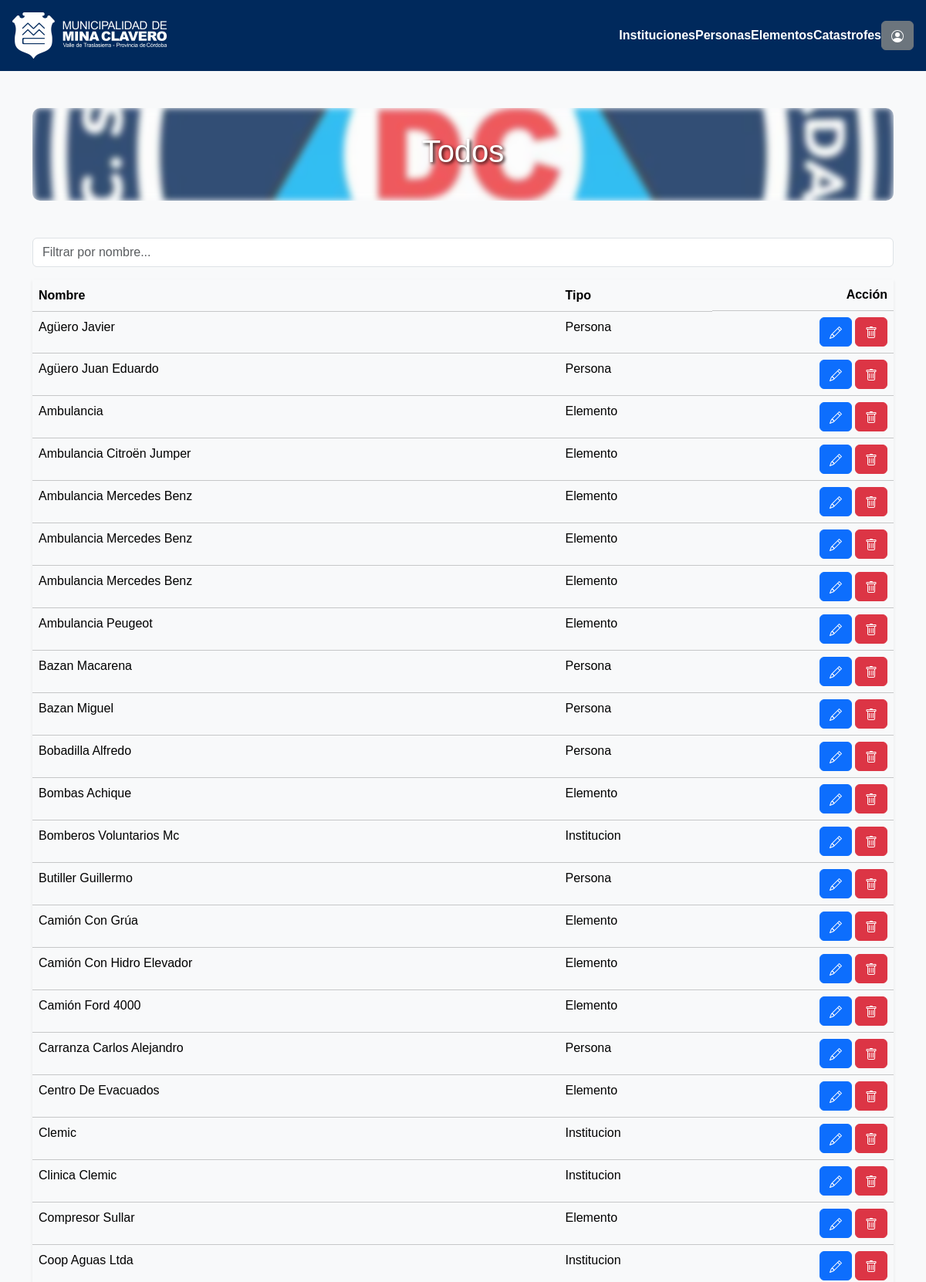
Page /inicio/ (signed in, upper part) on the committed database.
### seguridadVial/models.py (models this page shows, shortened)
class Persona(models.Model):
    nombre_apellido = models.CharField(max_length=120)
    dni = models.IntegerField(default=0)
    telefono = models.CharField(max_length=30, default="",null=True, blank=True)
    id_institucion = models.ManyToManyField('Institucion', through="InstitucionCargoPersona")
    def get_tipo(self):
        return "Persona"

class Elementos(models.Model):
    nombre = models.CharField(max_length=120)
    tipo = models.CharField(max_length=120, null=True, blank=True)
    descripcion = models.CharField(max_length=120, default="", null=True, blank=True)
    cantidad = models.IntegerField(default=1, null=True, blank=True)
    observaciones = models.CharField(max_length=240, null=True, blank=True)
    estado = models.BooleanField(default=True, null=True, blank=True)
    id_persona = models.ForeignKey("Persona", on_delete=models.PROTECT)
    id_institucion = models.ForeignKey("Institucion", on_delete=models.CASCADE)
    def get_tipo(self):
        return "Elemento"

class Institucion(models.Model):
    nombre = models.CharField(max_length=120)
    descripcion = models.CharField(max_length=240)
    direccion = models.CharField(max_length=120, default="", null=True, blank=True)
    email = models.CharField(max_length=120, default="", null=True, blank=True)
    telefono = models.CharField(max_length=30, default="",null=True, blank=True)
    def get_tipo(self):
        return "Institucion"

### seguridadVial/views.py (the view)
# urls.py: path("inicio/", login_required(permission_required('seguridadVial.view_elementos')(views.paginaPrincipal)), name="paginaPrincipal"),
def paginaPrincipal(request):
    try:
        elementos = list(Elementos.objects.all())
        instituciones = list(Institucion.objects.all())
        personas = list(Persona.objects.all())
        todo = sorted(elementos + instituciones + personas, key=lambda x: getattr(x, "nombre", getattr(x, "nombre_apellido", "")).lower())
        context = {"todo": todo}
        return render(request, template_name=os.path.join("defensaCivil", "paginaPrincipal.html"), context=context)
    except Exception as e:
        return render(request, template_name=os.path.join("defensaCivil", "paginaPrincipal.html"), context=None)

### municipalidad/templates/defensaCivil/paginaPrincipal.html (shortened to what this page needs)
{% extends "defensaCivil/base.html" %}
{% load static %}
{% block contenido %}
<div class="container mt-5">
  <div class="cont mb-5">
    <h1 class="titulo">Todos</h1>
  </div>
  <input type="text" id="filterInput" class="form-control mb-3" placeholder="Filtrar por nombre...">
  <table class="table table-light shadow-sm mt-2">
    <thead class="bg-light">
      <tr>
        <th scope="col">Nombre</th>
        <th scope="col" class="d-none d-md-table-cell">Tipo</th>
        <th scope="col" class="d-flex justify-content-end">Acción</th>
      </tr>
    </thead>
    <tbody id="tableBody">
      {% for elemento in todo %}
          <tr>
              {% if elemento.get_tipo == "Persona" %}
                <td>{{ elemento.nombre_apellido | title }}</td>
              {% else %}
                <td>{{ elemento.nombre| title }}</td>
              {% endif %}
            {% if elemento.get_tipo == "Elemento" %}
              <td class="d-none d-md-table-cell">{{ elemento.get_tipo |default_if_none:"-----" }}</td>
              <td>
                  <div class="d-flex justify-content-end align-items-center">
                      <a class="btn btn-primary" href="{% url 'modificarElemento' elemento.id %}">
                      </a>
                      <a class="btn btn-danger ms-1" href="{% url 'borrarElemento' elemento.id %}">
                      </a>
                  </div>
                </td>
              {% elif elemento.get_tipo == "Institucion" %}
                <td class="d-none d-md-table-cell">{{ elemento.get_tipo |default_if_none:"-----" }}</td>
                <td>
                  <div class="d-flex justify-content-end align-items-center">
                      <a class="btn btn-primary" href="{% url 'modificarInstitucion' elemento.id %}">
                      </a>
                      <a class="btn btn-danger ms-1"  href="{% url 'borrarInstitucion' elemento.id %}">
                      </a>
                  </div>
                </td>
              {% elif elemento.get_tipo == "Persona" %}
                <td class="d-none d-md-table-cell">{{ elemento.get_tipo |default_if_none:"-----" }}</td>
                <td>
                  <div class="d-flex justify-content-end align-items-center">
                      <a class="btn btn-primary" href="{% url 'modificarPersona' elemento.id %}">
                      </a>
                      <a class="btn btn-danger ms-1"  href="{% url 'borrarPersona' elemento.id %}">
                      </a>
                  </div>
                </td>
              {% endif %}
          </tr>
      {% endfor %}
    </tbody>
  </table>
</div>
{% endblock %}

### municipalidad/static/estilos.css (style rules this page uses)
.cont { position: relative; height: 120px; border-radius: 10px; overflow: hidden; color: white; display: flex; align-items: center; justify-content: center; margin-top: 5px; }
.cont::before { content: ""; position: absolute; top: 0; left: 0; width: 100%; height: 100%; background-image: url("../../../static/imagenes/defensacivil.jpg"); background-size: cover; background-position: center; filter: blur(4px); z-index: -1; opacity: 0.8; }
.titulo { text-shadow: 2px 2px 4px rgba(0, 0, 0, 0.877); }

### municipalidad/templates/defensaCivil/paginaPrincipal.html (style rules this page uses)
.cont { position: relative; height: 120px; border-radius: 10px; overflow: hidden; color: white; display: flex; align-items: center; justify-content: center; }
.cont::before { content: ""; position: absolute; top: 0; left: 0; width: 100%; height: 100%; background-image: url("../../../static/imagenes/defensacivil.jpg"); background-size: cover; background-position: center; filter: blur(4px); z-index: -1; opacity: 0.8; }
.titulo { text-shadow: 2px 2px 4px rgba(0, 0, 0, 0.877); }

### municipalidad/templates/defensaCivil/base.html (style rules this page uses)
body { font-family: 'Arial', sans-serif; background-color: #f8f9fa; color: #333; margin: 0; padding-bottom: 100px; }

### rows in the picture
Persona: nombre_apellido "Agüero Javier", get_tipo "Persona"
Persona: nombre_apellido "Agüero Juan Eduardo", get_tipo "Persona"
Elementos: nombre "Ambulancia", get_tipo "Elemento"
Elementos: nombre "Ambulancia Citroën Jumper", get_tipo "Elemento"
Elementos: nombre "Ambulancia Mercedes Benz", get_tipo "Elemento"
Elementos: nombre "Ambulancia Mercedes Benz", get_tipo "Elemento"
Elementos: nombre "Ambulancia Mercedes Benz", get_tipo "Elemento"
Elementos: nombre "Ambulancia Peugeot", get_tipo "Elemento"
Persona: nombre_apellido "Bazan Macarena", get_tipo "Persona"
Persona: nombre_apellido "Bazan Miguel", get_tipo "Persona"
Persona: nombre_apellido "Bobadilla Alfredo", get_tipo "Persona"
Elementos: nombre "Bombas Achique", get_tipo "Elemento"
Institucion: nombre "Bomberos Voluntarios Mc", get_tipo "Institucion"
Persona: nombre_apellido "Butiller Guillermo", get_tipo "Persona"
Elementos: nombre "Camión Con Grúa", get_tipo "Elemento"
Elementos: nombre "Camión Con Hidro Elevador", get_tipo "Elemento"
Elementos: nombre "Camión Ford 4000", get_tipo "Elemento"
Persona: nombre_apellido "Carranza Carlos Alejandro", get_tipo "Persona"
Elementos: nombre "Centro De Evacuados", get_tipo "Elemento"
Institucion: nombre "Clemic", get_tipo "Institucion"
Institucion: nombre "Clinica Clemic", get_tipo "Institucion"
Elementos: nombre "Compresor Sullar", get_tipo "Elemento"
Institucion: nombre "Coop Aguas Ltda", get_tipo "Institucion"
